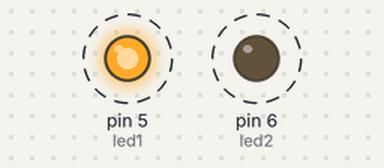
The sketch below on a simulated Arduino Uno, built with avr-gcc and run on an emulated ATmega328P. Parts: output pins drawn as LEDs (lit = HIGH). Dashed ring = blinking.

Above: at 0.05 s.
Timing chart, 0 to 4.1 s (numbered marks = the images above):
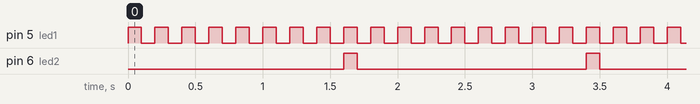

The sketch:

led6_Farkli_Zaman_Araliklari.ino
```cpp
#define led1  5
#define led2  6

int sayac =0;

void setup()
{
  pinMode(led1,OUTPUT);
  pinMode(led2,OUTPUT);

}

void loop() {

sayac++;

//Birinci led
       digitalWrite(led1,HIGH);
       delay(100);
       digitalWrite(led1,LOW);
       delay(100);

//ikinci led orta hızda yanıp sönsün

    if (sayac>7){
       digitalWrite(led1,HIGH);
       digitalWrite(led2,HIGH);
       delay(100);
       digitalWrite(led1,LOW);
       digitalWrite(led2,LOW);
       delay(100);
       sayac=0;
    }

}
```

Measured:
- by itself, pin 5 (led1): alternates HIGH for 0.10 s and LOW for 0.10 s
- by itself, pin 6 (led2): alternates HIGH for 0.10 s and LOW for 1.7 s
